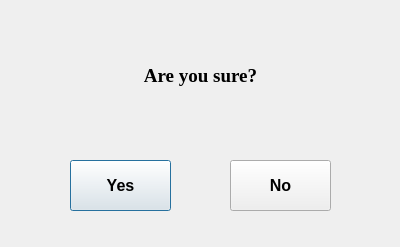
<?xml version="1.0" encoding="UTF-8"?>
<ui version="4.0">
 <class>makesure</class>
 <widget class="QDialog" name="makesure">
  <property name="geometry">
   <rect>
    <x>0</x>
    <y>0</y>
    <width>400</width>
    <height>247</height>
   </rect>
  </property>
  <property name="minimumSize">
   <size>
    <width>400</width>
    <height>247</height>
   </size>
  </property>
  <property name="maximumSize">
   <size>
    <width>400</width>
    <height>247</height>
   </size>
  </property>
  <property name="windowTitle">
   <string>Dialog</string>
  </property>
  <widget class="QLabel" name="label">
   <property name="geometry">
    <rect>
     <x>70</x>
     <y>20</y>
     <width>261</width>
     <height>111</height>
    </rect>
   </property>
   <property name="font">
    <font>
     <family>Times New Roman</family>
     <pointsize>14</pointsize>
     <weight>75</weight>
     <bold>true</bold>
    </font>
   </property>
   <property name="text">
    <string>Are you sure?</string>
   </property>
   <property name="alignment">
    <set>Qt::AlignCenter</set>
   </property>
  </widget>
  <widget class="QPushButton" name="yes">
   <property name="geometry">
    <rect>
     <x>70</x>
     <y>160</y>
     <width>101</width>
     <height>51</height>
    </rect>
   </property>
   <property name="font">
    <font>
     <pointsize>12</pointsize>
     <weight>75</weight>
     <bold>true</bold>
    </font>
   </property>
   <property name="text">
    <string>Yes</string>
   </property>
  </widget>
  <widget class="QPushButton" name="no">
   <property name="geometry">
    <rect>
     <x>230</x>
     <y>160</y>
     <width>101</width>
     <height>51</height>
    </rect>
   </property>
   <property name="font">
    <font>
     <pointsize>12</pointsize>
     <weight>75</weight>
     <bold>true</bold>
    </font>
   </property>
   <property name="text">
    <string>No</string>
   </property>
  </widget>
 </widget>
 <resources/>
 <connections/>
</ui>
